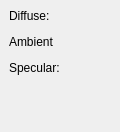
<?xml version="1.0" encoding="UTF-8"?>
<ui version="4.0">
 <class>CSunColorDialog</class>
 <widget class="QDockWidget" name="CSunColorDialog">
  <property name="geometry">
   <rect>
    <x>0</x>
    <y>0</y>
    <width>120</width>
    <height>132</height>
   </rect>
  </property>
  <property name="windowTitle">
   <string>Sun color</string>
  </property>
  <widget class="QWidget" name="dockWidgetContents">
   <layout class="QGridLayout" name="gridLayout">
    <item row="0" column="0">
     <widget class="QLabel" name="label">
      <property name="text">
       <string>Diffuse:</string>
      </property>
     </widget>
    </item>
    <item row="1" column="0" colspan="2">
     <widget class="NLQT::CColorEditWidget" name="diffuseWidget" native="true"/>
    </item>
    <item row="2" column="0">
     <widget class="QLabel" name="label_2">
      <property name="text">
       <string>Ambient</string>
      </property>
     </widget>
    </item>
    <item row="3" column="0" colspan="2">
     <widget class="NLQT::CColorEditWidget" name="ambientWidget" native="true"/>
    </item>
    <item row="4" column="0">
     <widget class="QLabel" name="label_3">
      <property name="text">
       <string>Specular:</string>
      </property>
     </widget>
    </item>
    <item row="5" column="0" colspan="2">
     <widget class="NLQT::CColorEditWidget" name="specularWidget" native="true"/>
    </item>
    <item row="6" column="1">
     <spacer name="verticalSpacer">
      <property name="orientation">
       <enum>Qt::Vertical</enum>
      </property>
      <property name="sizeHint" stdset="0">
       <size>
        <width>20</width>
        <height>0</height>
       </size>
      </property>
     </spacer>
    </item>
   </layout>
  </widget>
 </widget>
 <customwidgets>
  <customwidget>
   <class>NLQT::CColorEditWidget</class>
   <extends>QWidget</extends>
   <header>color_edit_widget.h</header>
   <container>1</container>
  </customwidget>
 </customwidgets>
 <resources/>
 <connections/>
</ui>
